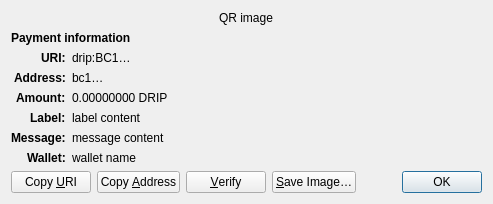
<?xml version="1.0" encoding="UTF-8"?>
<ui version="4.0">
 <class>ReceiveRequestDialog</class>
 <widget class="QDialog" name="ReceiveRequestDialog">
  <property name="geometry">
   <rect>
    <x>0</x>
    <y>0</y>
    <width>413</width>
    <height>229</height>
   </rect>
  </property>
  <property name="windowTitle">
   <string>Request payment to …</string>
  </property>
  <layout class="QGridLayout" name="gridLayout" columnstretch="0,1">
   <property name="sizeConstraint">
    <enum>QLayout::SetFixedSize</enum>
   </property>
   <item row="0" column="0" colspan="2" alignment="Qt::AlignHCenter">
    <widget class="QRImageWidget" name="qr_code">
     <property name="text">
      <string notr="true">QR image</string>
     </property>
     <property name="textInteractionFlags">
      <set>Qt::NoTextInteraction</set>
     </property>
    </widget>
   </item>
   <item row="1" column="0" colspan="2">
    <widget class="QLabel" name="payment_header">
     <property name="font">
      <font>
       <weight>75</weight>
       <bold>true</bold>
      </font>
     </property>
     <property name="text">
      <string>Payment information</string>
     </property>
     <property name="textInteractionFlags">
      <set>Qt::NoTextInteraction</set>
     </property>
    </widget>
   </item>
   <item row="2" column="0" alignment="Qt::AlignRight|Qt::AlignTop">
    <widget class="QLabel" name="uri_tag">
     <property name="font">
      <font>
       <weight>75</weight>
       <bold>true</bold>
      </font>
     </property>
     <property name="text">
      <string notr="true">URI:</string>
     </property>
     <property name="textFormat">
      <enum>Qt::PlainText</enum>
     </property>
     <property name="textInteractionFlags">
      <set>Qt::NoTextInteraction</set>
     </property>
    </widget>
   </item>
   <item row="2" column="1" alignment="Qt::AlignTop">
    <widget class="QLabel" name="uri_content">
     <property name="text">
      <string notr="true">drip:BC1…</string>
     </property>
     <property name="textFormat">
      <enum>Qt::RichText</enum>
     </property>
     <property name="wordWrap">
      <bool>true</bool>
     </property>
     <property name="textInteractionFlags">
      <set>Qt::TextSelectableByMouse</set>
     </property>
    </widget>
   </item>
   <item row="3" column="0" alignment="Qt::AlignRight|Qt::AlignTop">
    <widget class="QLabel" name="address_tag">
     <property name="font">
      <font>
       <weight>75</weight>
       <bold>true</bold>
      </font>
     </property>
     <property name="text">
      <string>Address:</string>
     </property>
     <property name="textInteractionFlags">
      <set>Qt::NoTextInteraction</set>
     </property>
    </widget>
   </item>
   <item row="3" column="1" alignment="Qt::AlignTop">
    <widget class="QLabel" name="address_content">
     <property name="text">
      <string notr="true">bc1…</string>
     </property>
     <property name="textFormat">
      <enum>Qt::PlainText</enum>
     </property>
     <property name="textInteractionFlags">
      <set>Qt::TextSelectableByMouse</set>
     </property>
    </widget>
   </item>
   <item row="4" column="0" alignment="Qt::AlignRight|Qt::AlignTop">
    <widget class="QLabel" name="amount_tag">
     <property name="font">
      <font>
       <weight>75</weight>
       <bold>true</bold>
      </font>
     </property>
     <property name="text">
      <string>Amount:</string>
     </property>
     <property name="textInteractionFlags">
      <set>Qt::NoTextInteraction</set>
     </property>
    </widget>
   </item>
   <item row="4" column="1" alignment="Qt::AlignTop">
    <widget class="QLabel" name="amount_content">
     <property name="text">
      <string notr="true">0.00000000 DRIP</string>
     </property>
     <property name="textFormat">
      <enum>Qt::PlainText</enum>
     </property>
     <property name="textInteractionFlags">
      <set>Qt::TextSelectableByMouse</set>
     </property>
    </widget>
   </item>
   <item row="5" column="0" alignment="Qt::AlignRight|Qt::AlignTop">
    <widget class="QLabel" name="label_tag">
     <property name="font">
      <font>
       <weight>75</weight>
       <bold>true</bold>
      </font>
     </property>
     <property name="text">
      <string>Label:</string>
     </property>
     <property name="textInteractionFlags">
      <set>Qt::NoTextInteraction</set>
     </property>
    </widget>
   </item>
   <item row="5" column="1" alignment="Qt::AlignTop">
    <widget class="QLabel" name="label_content">
     <property name="text">
      <string notr="true">label content</string>
     </property>
     <property name="textFormat">
      <enum>Qt::PlainText</enum>
     </property>
     <property name="wordWrap">
      <bool>true</bool>
     </property>
     <property name="textInteractionFlags">
      <set>Qt::TextSelectableByMouse</set>
     </property>
    </widget>
   </item>
   <item row="6" column="0" alignment="Qt::AlignRight|Qt::AlignTop">
    <widget class="QLabel" name="message_tag">
     <property name="font">
      <font>
       <weight>75</weight>
       <bold>true</bold>
      </font>
     </property>
     <property name="text">
      <string>Message:</string>
     </property>
     <property name="textInteractionFlags">
      <set>Qt::NoTextInteraction</set>
     </property>
    </widget>
   </item>
   <item row="6" column="1" alignment="Qt::AlignTop">
    <widget class="QLabel" name="message_content">
     <property name="text">
      <string notr="true">message content</string>
     </property>
     <property name="textFormat">
      <enum>Qt::PlainText</enum>
     </property>
     <property name="wordWrap">
      <bool>true</bool>
     </property>
     <property name="textInteractionFlags">
      <set>Qt::TextSelectableByMouse</set>
     </property>
    </widget>
   </item>
   <item row="7" column="0" alignment="Qt::AlignRight|Qt::AlignTop">
    <widget class="QLabel" name="wallet_tag">
     <property name="font">
      <font>
       <weight>75</weight>
       <bold>true</bold>
      </font>
     </property>
     <property name="text">
      <string>Wallet:</string>
     </property>
     <property name="textInteractionFlags">
      <set>Qt::NoTextInteraction</set>
     </property>
    </widget>
   </item>
   <item row="7" column="1" alignment="Qt::AlignTop">
    <widget class="QLabel" name="wallet_content">
     <property name="text">
      <string notr="true">wallet name</string>
     </property>
     <property name="textFormat">
      <enum>Qt::PlainText</enum>
     </property>
     <property name="wordWrap">
      <bool>true</bool>
     </property>
     <property name="textInteractionFlags">
      <set>Qt::TextSelectableByMouse</set>
     </property>
    </widget>
   </item>
   <item row="8" column="0" colspan="2">
    <layout class="QHBoxLayout" name="horizontalLayout">
     <item>
      <widget class="QPushButton" name="btnCopyURI">
       <property name="text">
        <string>Copy &amp;URI</string>
       </property>
       <property name="autoDefault">
        <bool>false</bool>
       </property>
      </widget>
     </item>
     <item>
      <widget class="QPushButton" name="btnCopyAddress">
       <property name="text">
        <string>Copy &amp;Address</string>
       </property>
       <property name="autoDefault">
        <bool>false</bool>
       </property>
      </widget>
     </item>
     <item>
      <widget class="QPushButton" name="btnVerify">
       <property name="text">
        <string>&amp;Verify</string>
       </property>
       <property name="toolTip">
        <string>Verify this address on e.g. a hardware wallet screen</string>
       </property>
       <property name="autoDefault">
        <bool>false</bool>
       </property>
      </widget>
     </item>
     <item>
      <widget class="QPushButton" name="btnSaveAs">
       <property name="text">
        <string>&amp;Save Image…</string>
       </property>
       <property name="autoDefault">
        <bool>false</bool>
       </property>
      </widget>
     </item>
     <item>
      <spacer name="horizontalSpacer_2">
       <property name="orientation">
        <enum>Qt::Horizontal</enum>
       </property>
       <property name="sizeHint" stdset="0">
        <size>
         <width>40</width>
         <height>20</height>
        </size>
       </property>
      </spacer>
     </item>
     <item>
      <widget class="QDialogButtonBox" name="buttonBox">
       <property name="focusPolicy">
        <enum>Qt::StrongFocus</enum>
       </property>
       <property name="standardButtons">
        <set>QDialogButtonBox::Ok</set>
       </property>
      </widget>
     </item>
    </layout>
   </item>
  </layout>
 </widget>
 <customwidgets>
  <customwidget>
   <class>QRImageWidget</class>
   <extends>QLabel</extends>
   <header>qt/qrimagewidget.h</header>
  </customwidget>
 </customwidgets>
 <tabstops>
  <tabstop>buttonBox</tabstop>
  <tabstop>btnCopyURI</tabstop>
  <tabstop>btnCopyAddress</tabstop>
  <tabstop>btnSaveAs</tabstop>
 </tabstops>
 <resources/>
 <connections>
  <connection>
   <sender>buttonBox</sender>
   <signal>accepted()</signal>
   <receiver>ReceiveRequestDialog</receiver>
   <slot>accept()</slot>
   <hints>
    <hint type="sourcelabel">
     <x>135</x>
     <y>230</y>
    </hint>
    <hint type="destinationlabel">
     <x>135</x>
     <y>126</y>
    </hint>
   </hints>
  </connection>
 </connections>
</ui>
